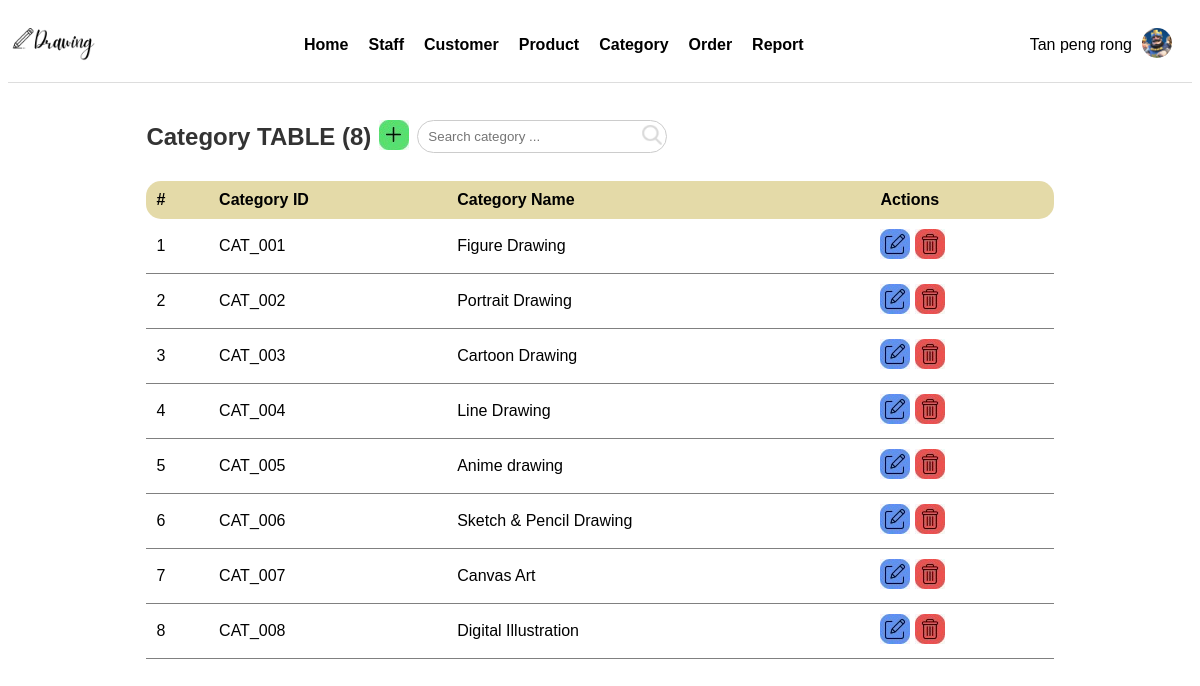
Screenshot of /admin_category.php (signed in) with the database file from the repository.
### tables this page shows
CREATE TABLE `users` (
  `userId` varchar(100) NOT NULL,
  `userName` varchar(100) DEFAULT NULL,
  `email` varchar(100) DEFAULT NULL,
  `password` varchar(100) DEFAULT NULL,
  `phone` varchar(100) DEFAULT NULL,
  `birthday` varchar(100) DEFAULT NULL,
  `gender` varchar(100) DEFAULT NULL,
  `profile_image` varchar(100) DEFAULT NULL,
  `role` enum('customer','staff','manager') DEFAULT NULL
);

CREATE TABLE `categories` (
  `CategoryID` varchar(255) NOT NULL,
  `CategoryName` varchar(255) NOT NULL,
  `photo` varchar(255) NOT NULL
);

### admin_category.php (the view, shortened to what this page needs)
<!DOCTYPE html>
<html lang="en">
<head>
    <link rel="stylesheet" href="css/table.css">
</head>
<body>
    <?php include 'header_admin.php' ?>
    <?php
    $searchKeyword = isset($_GET['search_keyword']) ? trim($_GET['search_keyword']) : "";
    if (!empty($searchKeyword)) {
        $stm = $_db->prepare("SELECT * FROM categories WHERE CategoryName LIKE ?");
        $stm->execute(["%$searchKeyword%"]);
    } else {
        $stm = $_db->prepare("SELECT * FROM categories");
        $stm->execute();
    }
    $categories = $stm->fetchAll(PDO::FETCH_ASSOC);
    $count = 1;
    ?>
    <div class="staff-container">
        <div class="header">
            <div class="header-container">
                <h2>Category TABLE (<?= count($categories) ?>)</h2>
                <div>
                    <a href="admin_add_category.php"><img src="image/add.png" alt="add" /></a>
                </div>
                <form method="GET" id="searchForm">
                    <div class="search-box">
                        <input type="text" class="search_keyword" name="search_keyword" id="searchInput"
                            value="<?= htmlspecialchars($searchKeyword) ?>" placeholder="Search category ...">
                        <button type="submit" id="searchButton">
                            <img src="image/search.png" alt="search" />
                        </button>
                    </div>
                </form>
            </div>
            <table>
                <thead>
                    <tr>
                        <th>#</th>
                        <th>Category ID</th>
                        <th>Category Name</th>
                        <th>Actions</th>
                    </tr>
                </thead>
                <tbody>
                    <?php foreach ($categories as $index => $category): ?>
                        <tr>
                            <td><?= $count++ ?></td>
                            <td><?= $category['CategoryID'] ?></td>
                            <td><?= $category['CategoryName'] ?></td>
                            <td>
                                <a href="admin_edit_category.php?categoryId=<?= $category['CategoryID'] ?>"><img src="image/edit.png" alt="edit" /></a>
                                <a href="admin_delete_category.php?categoryId=<?= $category['CategoryID'] ?>"
                                    onclick="return confirm('Are you sure you want to delete this category member?');"><img src="image/delete.png" alt="delete" />
                                </a>
                            </td>
                        </tr>
                    <?php endforeach; ?>
                </tbody>
            </table>
        </div>
</body>
</html>

### header_admin.php (shortened to what this page needs)
<?php
require 'base.php';
$id = isset($_SESSION['ADMINID'] ) ?   $_SESSION['ADMINID']  : null;
$message =  isset($_SESSION['message']) ? $_SESSION['message'] : null;
$stm = $_db->prepare("SELECT * FROM users WHERE userId = ?");
$stm->execute([$id]);
$result = $stm->fetch(PDO::FETCH_ASSOC);
?>
<!DOCTYPE html>
<html lang="en">
<head>
    <link rel="stylesheet" href="css/header_admin.css">
</head>
<body>
    <header>
        <div class="logo_box">
            <img src="image/logo.png" alt="Logo" />
        </div>
        <nav class="nav-bar">
            <a href="admin_home.php">Home</a>
            <a href="admin_staff.php">Staff</a>
            <a href="admin_customer.php">Customer</a>
            <a href="admin_product.php">Product</a>
            <a href="admin_category.php">Category</a>
            <a href="admin_order.php">Order</a>
            <a href="report.php">Report</a>
        </nav>
        <?php if (!empty($id) || !empty($message)): ?>
            <div class="userinfo_box">
                <p><?= $result['userName']?? "" ?></p>
                <div class="dropdown">
                <img class="user_img" src="<?= $result['profile_image']?? ""?>" alt="user" />
                </div>
            </div>
        <?php else: ?>
           <?php redirect("admin_login.php")?>
        <?php endif; ?>
    </header>
</body>
</html>

### css/table.css (style rules this page uses)
.staff-container { width: 80%; margin: auto; padding: 20px; }
h2 { display: flex; align-items: center; color: #333; }
table { width: 100%; border-collapse: collapse; margin-top: 10px; }
thead { background: rgba(201, 182, 83, 0.5); padding: 10px; text-align: left; color: var(--grey); }
th, td { padding: 10px; text-align: left; }
thead>tr>th:first-child { border-radius: 15px 0 0 15px; }
thead>tr>th:last-child { border-radius: 0 15px 15px 0; }
td { border-bottom: 1px solid grey; padding: 10px; }
.header-container { display: flex; align-items: center; gap: 8px; }
.header-container button { border: none; }
.search-box { position: relative; display: flex; align-items: center; width: 250px; }
.search_keyword { width: 100%; padding: 8px 40px 8px 10px; border: 1px solid #ccc; border-radius: 20px; outline: none; }
#searchButton { position: absolute; right: 5px; border: none; background: none; cursor: pointer; }
#searchButton img { width: 20px; height: 20px; }

### css/header_admin.css (style rules this page uses)
* { padding: 0; box-sizing: border-box; font-family: Arial, sans-serif; }
header { display: flex; justify-content: space-between; align-items: center; background: white; padding: 10px 20px; border-bottom: 1px solid #ddd; }
.logo_box img { height: 50px; width: auto; transform: scale(2.0); }
.nav-bar { display: flex; gap: 20px; }
.nav-bar a { text-decoration: none; color: black; font-weight: bold; }
.userinfo_box { display: flex; align-items: center; gap: 10px; }
.user_img { border-radius: 50%; width: 30px; height: 30px; }

### rows the page displays
users: userName "Tan peng rong", profile_image (picture)
categories: CategoryID "CAT_001", CategoryName "Figure Drawing"
categories: CategoryID "CAT_002", CategoryName "Portrait Drawing"
categories: CategoryID "CAT_003", CategoryName "Cartoon Drawing"
categories: CategoryID "CAT_004", CategoryName "Line Drawing"
categories: CategoryID "CAT_005", CategoryName "Anime drawing"
categories: CategoryID "CAT_006", CategoryName "Sketch & Pencil Drawing"
categories: CategoryID "CAT_007", CategoryName "Canvas Art"
categories: CategoryID "CAT_008", CategoryName "Digital Illustration"

### other values shown
count($categories) "8"
